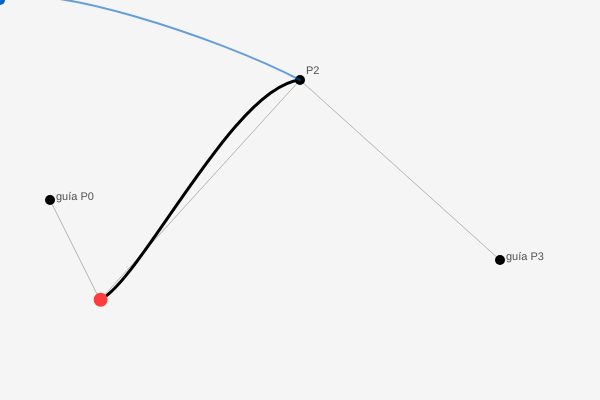
Frame 1 (no input)
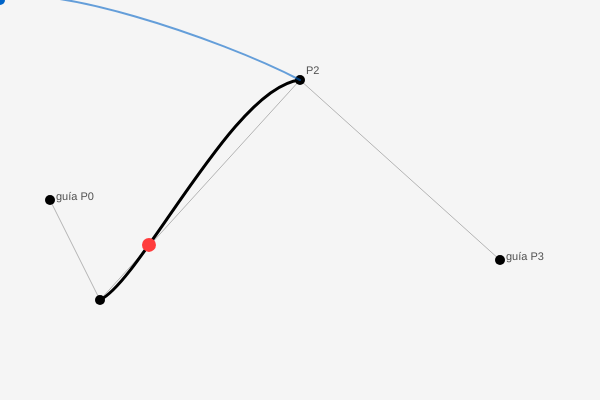
Frame 60 (no input)
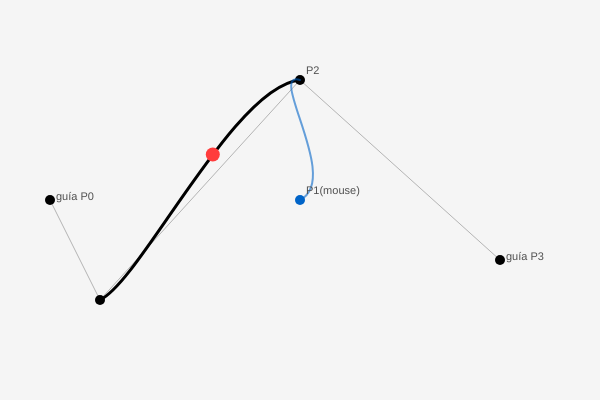
Frame 120 (the mouse pressed at the canvas centre since frame 60)

The p5.js sketch that drew these frames (run headless with seeded random() and noise() and a simulated clock; from frame 60 on, the mouse is pressed at the canvas centre):

// p5.js sketch
// ── sketch.js

let pts;

function setup() {
  createCanvas(600, 400);
  pts = [
    createVector(50,200),   // P0 
    createVector(100,300),  // P1 
    createVector(300,80),   // P2 
    createVector(500,260)   // P3
  ];
}

function draw() {
  background(245);

  // NIVEL 1 — curva con líneas guía y puntos visibles 
  stroke(180); strokeWeight(1);
  for (let i = 0; i < pts.length - 1; i++)
    line(pts[i].x, pts[i].y, pts[i+1].x, pts[i+1].y);

  strokeWeight(3); stroke(0); noFill();
  curve(pts[0].x,pts[0].y, pts[1].x,pts[1].y,
        pts[2].x,pts[2].y, pts[3].x,pts[3].y);

  fill(0); noStroke();
  for (let p of pts) circle(p.x, p.y, 10);

  // NIVEL 2 — punto animado sobre la spline
  let t = (frameCount % 200) / 200;
  let x = curvePoint(pts[0].x,pts[1].x,pts[2].x,pts[3].x, t);
  let y = curvePoint(pts[0].y,pts[1].y,pts[2].y,pts[3].y, t);
  fill(255,60,60); noStroke();
  circle(x, y, 14);

  // NIVEL 3 — control local: P1 sigue al mouse
  stroke(0,100,200,150); strokeWeight(2); noFill();
  curve(pts[0].x,pts[0].y, mouseX,mouseY,
        pts[2].x,pts[2].y, pts[3].x,pts[3].y);
  fill(0,100,200); noStroke();
  circle(mouseX, mouseY, 10);

  fill(80); noStroke(); textSize(11);
  text("guía P0",pts[0].x+6,pts[0].y);
  text("P1(mouse)",mouseX+6,mouseY-6);
  text("P2",pts[2].x+6,pts[2].y-6);
  text("guía P3",pts[3].x+6,pts[3].y);
}
